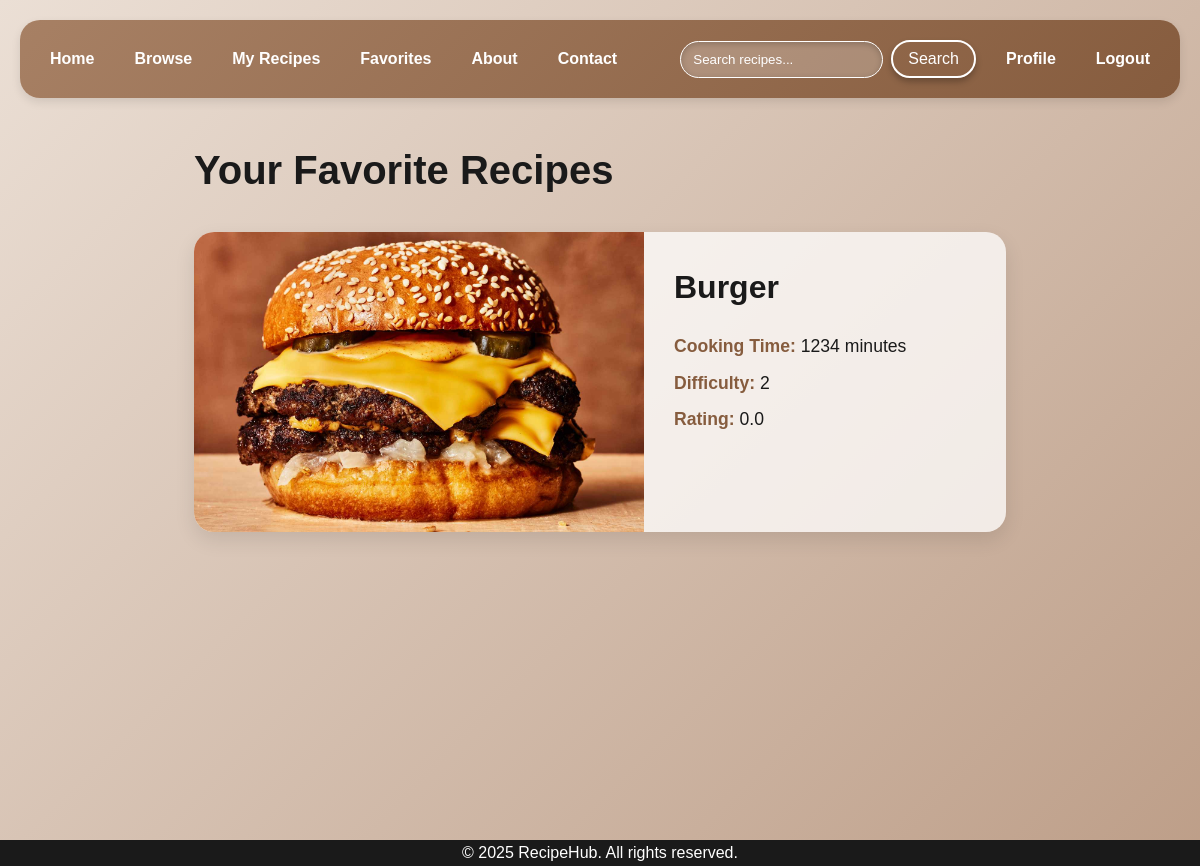
Before: /favorites (signed in) with the older database file.
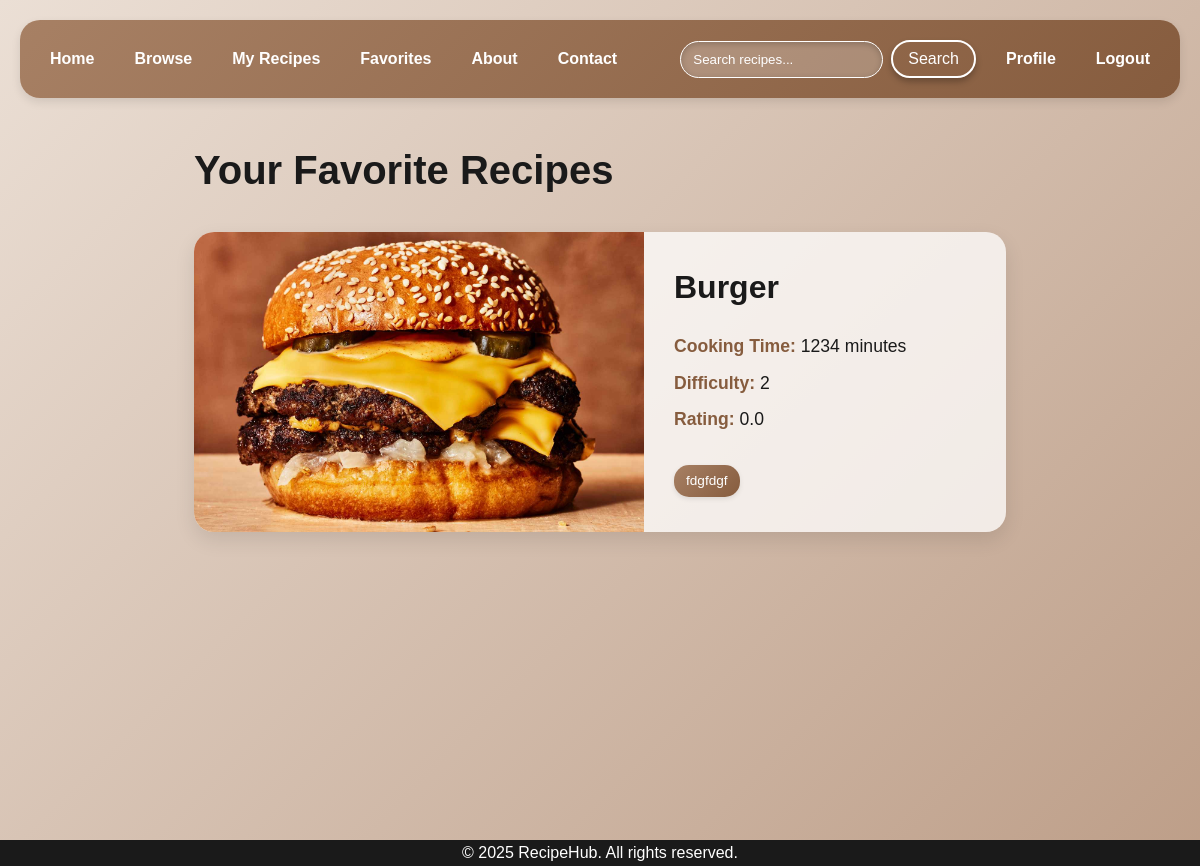
After: the same page with the newer database file.
### website/models.py (models this page shows)
class Recipe(db.Model):
    __tablename__ = 'recipes'
    id = db.Column(db.String(36), primary_key=True, default=lambda: str(uuid.uuid4()))
    user_id = db.Column(db.String(36), db.ForeignKey('users.id'))
    title = db.Column(db.String(150), nullable=False)
    image = db.Column(db.String(250))
    cooking_time = db.Column(db.String(150))
    difficulty = db.Column(db.Integer)
    rating = db.Column(db.Float)
    instructions = db.Column(db.Text)
    created = db.Column(db.DateTime, default=datetime.datetime.utcnow)
    user = db.relationship('User', back_populates='recipes')
    tags = db.relationship('Tag', secondary=recipe_tags, back_populates='recipes')

class Tag(db.Model):
    __tablename__ = 'tags'
    id = db.Column(db.String(36), primary_key=True, default=lambda: str(uuid.uuid4()))
    name = db.Column(db.String(50), unique=True, nullable=False)
    recipes = db.relationship('Recipe', secondary=recipe_tags, back_populates='tags')

### website/views.py (the view, shortened to what this page needs)
@views.route('/favorites', methods=['GET', 'POST'])
@login_required
def favorites_view():
    page = request.args.get('page', 1, type=int)
    per_page = 4
    paginated_recipes = current_user.favorites.paginate(page=page, per_page=per_page, error_out=False)
    recipes = paginated_recipes.items
    next_page = paginated_recipes.next_num if paginated_recipes.has_next else None
    prev_page = paginated_recipes.prev_num if paginated_recipes.has_prev else None
    favorites_ids = [recipe.id for recipe in current_user.favorites.all()]
    return render_template('favorites.html', recipes=recipes, favorites_ids=favorites_ids, next_page=next_page, prev_page=prev_page)

### website/__init__.py (called while the page is built)
def create_app():
    app = Flask(__name__, static_folder='static')
    DEVELOPMENT = True
    app.secret_key = 'sdfsdgasdg32y35dfujesf42geasca8fg2vnuwfrg'
    app.config['SQLALCHEMY_DATABASE_URI'] = f'sqlite:///{"database.db"}'
    db.init_app(app)
    from .views import views
    from .auth import auth
    app.register_blueprint(views, url_prefix='/')
    app.register_blueprint(auth, url_prefix='/')
    with app.app_context():
        db.create_all()
    login_manager = LoginManager()
    login_manager.login_view = 'auth.login'
    login_manager.init_app(app)
    @login_manager.user_loader
    def load_user(id):
        return User.query.get(id)
    return app

### website/auth.py (called while the page is built)
def login_required(f):
    @wraps(f)
    def decorated_function(*args, **kwargs):
        if not current_user.is_authenticated:
            flash('Please login to access this page.', category='error')
            return redirect(url_for('auth.login'))
        return f(*args, **kwargs)
    return decorated_function

### website/templates/favorites.html (shortened to what this page needs)
{% extends "index.html" %}
{% block styles %}
<link rel= "stylesheet" type= "text/css" href= "{{ url_for('static',filename='css/favorites.css') }}">
{% endblock %}
{% block content %}
<div class="favorites-header">
  <h1>Your Favorite Recipes</h1>
</div>
{% if recipes %}
<div class="recipes-list">
  {% for recipe in recipes %}
    <div class="recipe-card">
        <a href="{{ url_for('views.recipe_detail', recipe_id=recipe.id) }}" class="recipe-card-link">
        <img src="{{ url_for('static', filename=recipe.image) }}" class="recipe-image" alt="Recipe Image">
        <div class="recipe-details">
          <h2>{{ recipe.title }}</h2>
          <p><strong>Cooking Time:</strong> {{ recipe.cooking_time }} minutes</p>
          <p><strong>Difficulty:</strong> {{ recipe.difficulty }}</p>
          <p><strong>Rating:</strong> {{ recipe.rating }}</p>
          <div class="recipe-tags">
            {% if recipe.tags %}
              {% for tag in recipe.tags %}
                <span class="tag">{{ tag.name }}</span>
              {% endfor %}
            {% endif %}
          </div>
        </div>
      </a>
    </div>
  {% endfor %}
</div>
{% endif %}
{% endblock %}

Changed rows visible on the page:
added Tag: name "fdgfdgf"
